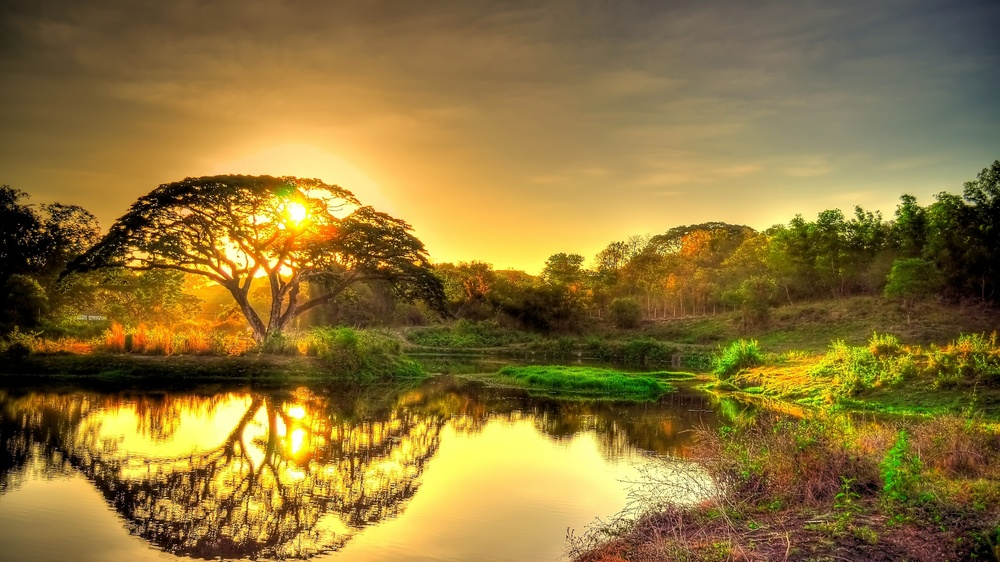
#> input picture R.jpg, 1000 x 562 px, shrunk from 3840 x 2160 before the run
$ jupyter execute DIP1.ipynb
#> lines starting #> are read from the running program, lines starting #| are printed output that depends on the picture; after the words box and inside, x2 and y2 are one past the last pixel; in counts of white or black regions, pixels touching at a corner belong together
[cell 1]
import math
import numpy as np
import cv2
image = cv2.imread('R.jpg')
#> image is the input picture: shape (562, 1000, 3); mean B, G, R 56.2, 116.4, 140.9
m,n,v = image.shape
#> m = 562; n = 1000; v = 3
gray_image = np.zeros((m,n),np.uint8)
image_onezeroes = np.zeros((m,n),np.uint8)
image_onezeroes2 = np.zeros((m,n),np.uint8)
print(m,n,v)
#| 562 1000 3
dummy = 0
for i in range(m):
    for j in range(n):
        for k in range(v):
            dummy = dummy + image[i][j][k]
        gray_image[i][j] = math.floor(dummy/3)
        dummy = 0
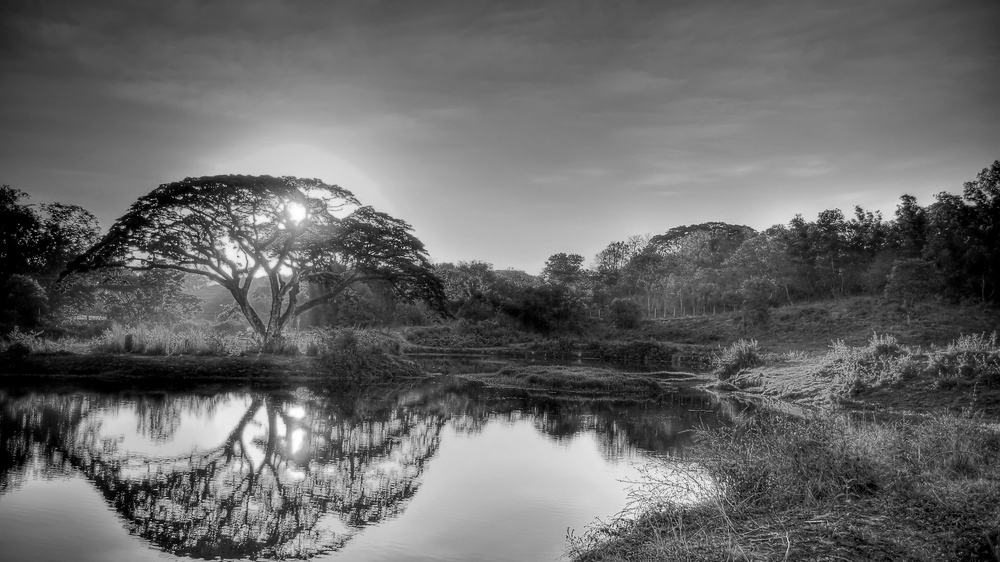
#> gray_image: shape (562, 1000); min 0, max 255, mean 104.2
for t in range(m):
    for u in range(n):
        image_onezeroes[t][u] = (gray_image[t][u])/255
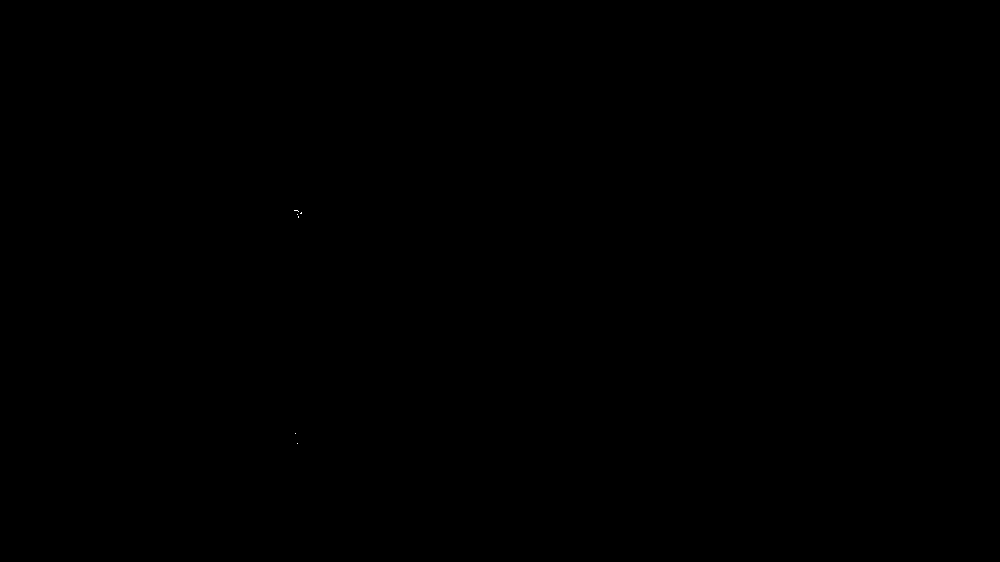
#> image_onezeroes: shape (562, 1000); values 0 (black) and 1 (white), 0% white in thin lines or dots, all inside (x1, y1, x2, y2) = (294, 210, 302, 444)
for v in range(m):
    for w in range(n):
        if(gray_image[v][w] >= 128):
            image_onezeroes2[v][w] = 1
        else:
            image_onezeroes2[v][w] = 0
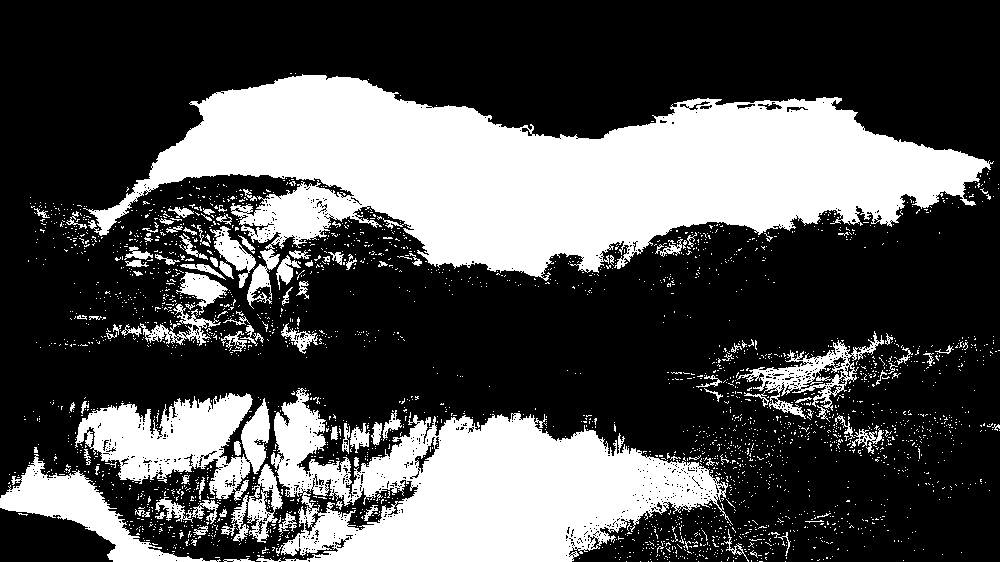
#> image_onezeroes2: shape (562, 1000); values 0 (black) and 1 (white), 31.8% white; 2774 white regions (2660 under 20 px), largest, box (x1, y1, x2, y2) and area: (83, 74, 994, 309) 95506, (256, 388, 733, 562) 43788, (75, 393, 270, 501) 11270
print("color image pixels")
print(image)
#> (printed output is left out)
print("gray image pixels")
print(gray_image)
#> (printed output is left out)
print("one/zero image pixels")
print(image_onezeroes)
#> (printed output is left out)
print("one/zero image2 pixels")
print(image_onezeroes2)
#> (printed output is left out)

cv2.imshow("original",image)
cv2.waitKey(0)
cv2.imshow('gray',gray_image)
cv2.waitKey(0)
cv2.imshow('zerosones',image_onezeroes)
cv2.waitKey(0)
cv2.imshow('zerosones2',image_onezeroes)
cv2.waitKey(0)
cv2.imshow('grayimage + zerosoneimage ',gray_image + image_onezeroes)
cv2.waitKey(0)
cv2.imshow('grayimage + zerosoneimage2 ',gray_image + image_onezeroes2)
cv2.waitKey(0)
cv2.imshow('grayimage + 20 ',gray_image + 20)
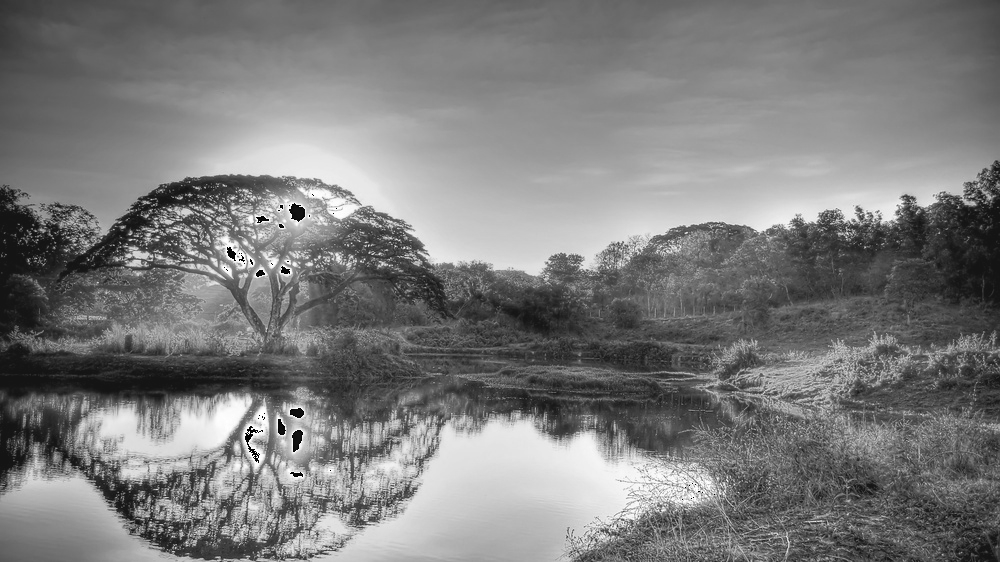
#> window 'grayimage + 20 ': shape (562, 1000); min 0, max 255, mean 123.7
cv2.waitKey(0)
cv2.destroyAllWindows()

$ run again, with prabhas1.jpeg copied over R.jpg
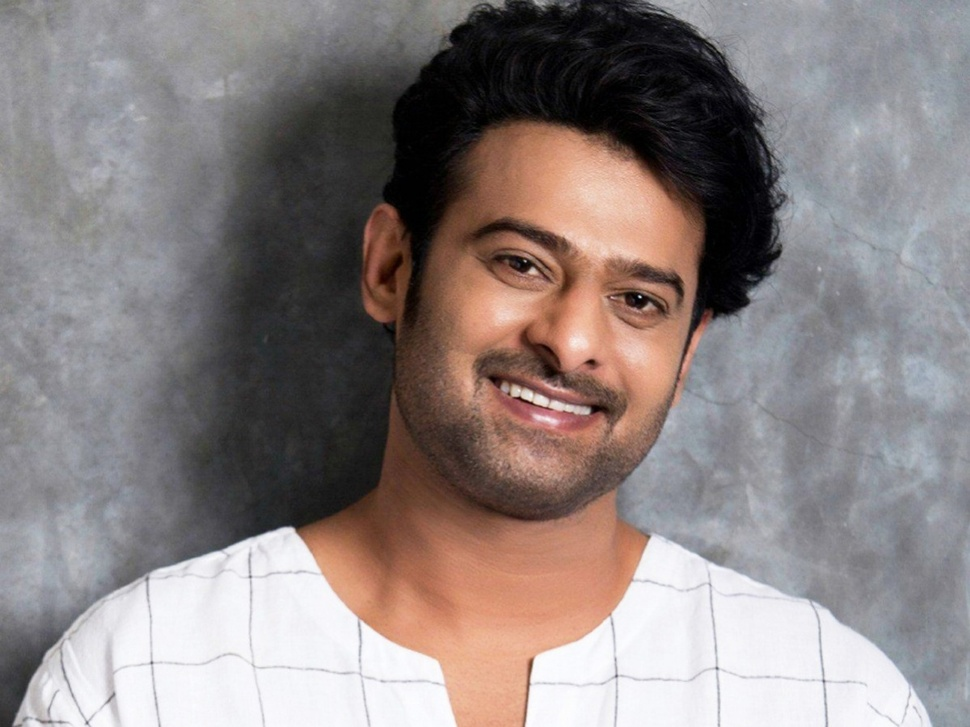
#> input picture prabhas1.jpeg, 970 x 727 px, shrunk from 1200 x 899 before the run
#> image is the input picture: shape (727, 970, 3); mean B, G, R 129, 130.1, 139.8
#| 727 970 3
#> after the loop `for v in range(m):`:
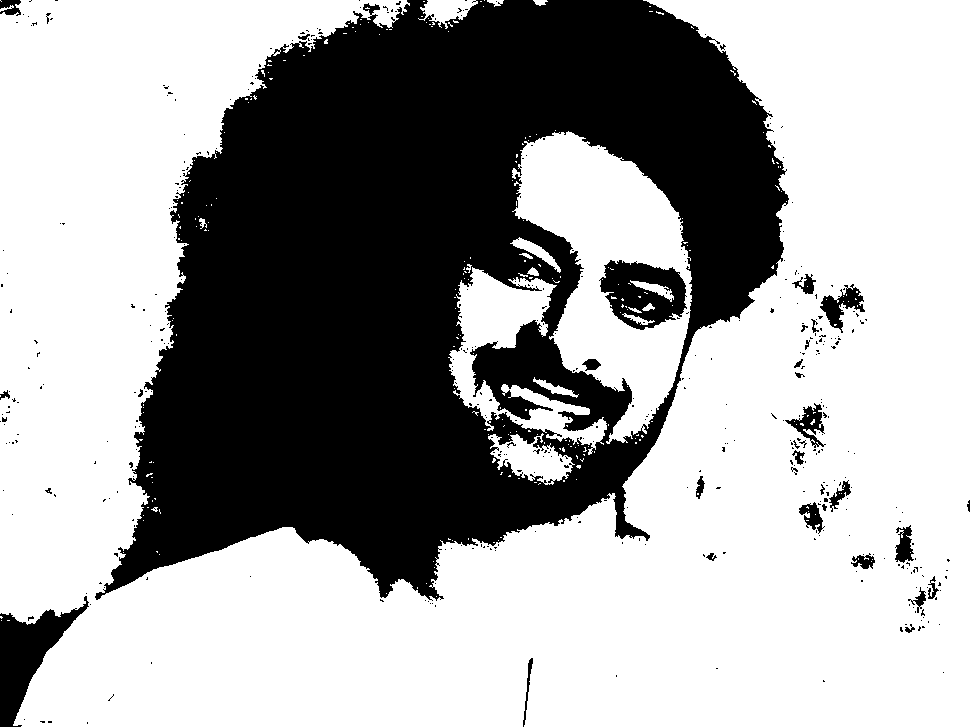
#> image_onezeroes2: shape (727, 970); values 0 (black) and 1 (white), 64.1% white; 421 black regions (389 under 20 px), largest, box (x1, y1, x2, y2) and area: (95, 0, 789, 601) 238932, (0, 596, 89, 727) 4492, (599, 260, 687, 330) 3809
#> (printed output is left out)
#> (printed output is left out)
#> (printed output is left out)
#> (printed output is left out)
#> `cv2.imshow('grayimage + 20 ',gray_image + 20)`:
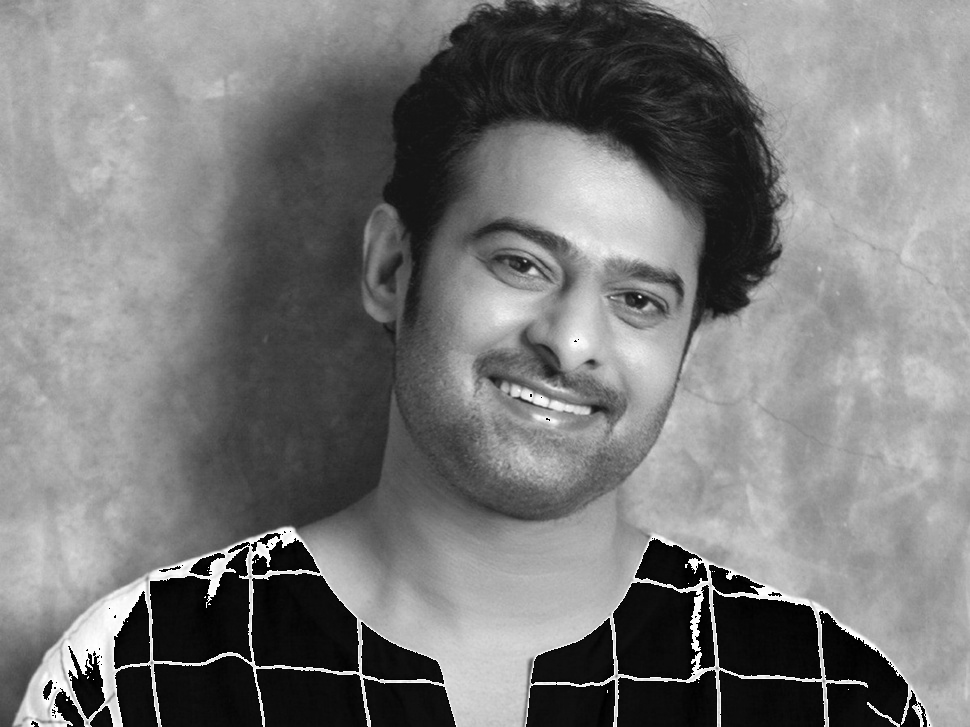
#> window 'grayimage + 20 ': shape (727, 970); min 0, max 255, mean 121.6
